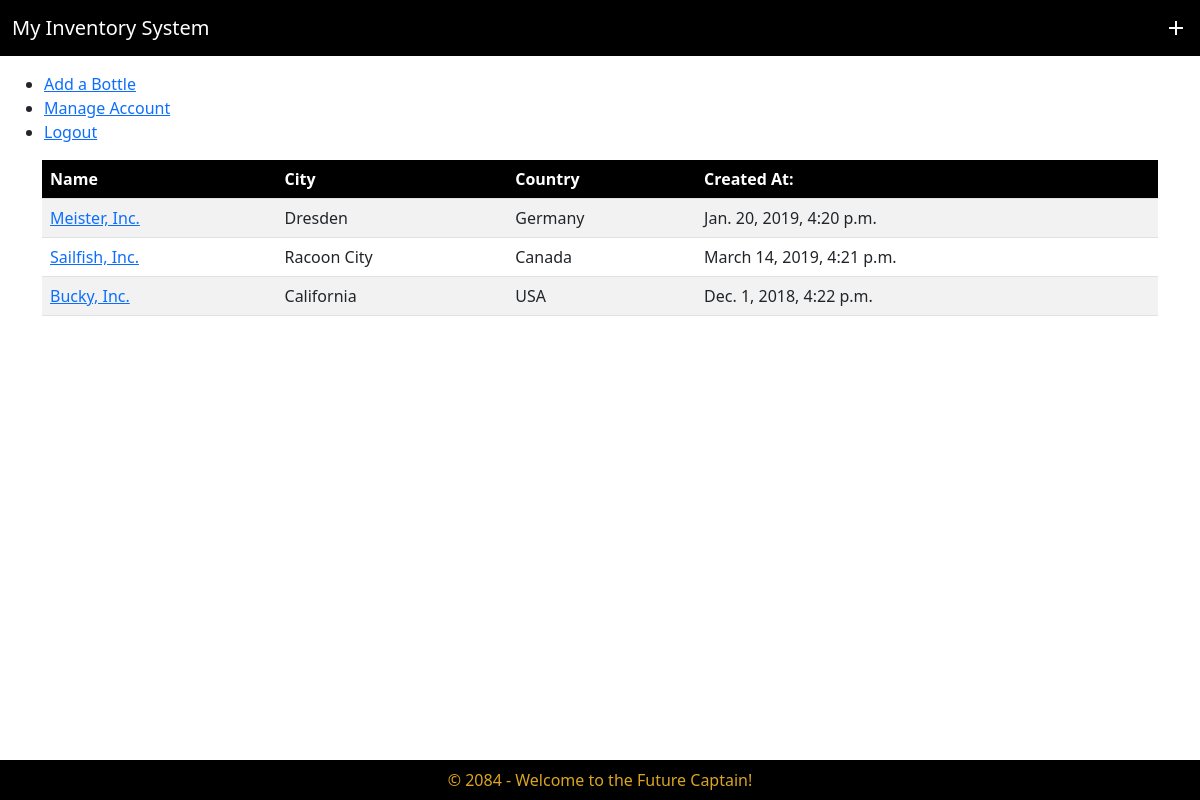
The page /view_supplier/5/ on the database its author committed.
### Myinventoryapp/models.py (models this page shows, shortened)
class Supplier(models.Model):
    Name = models.CharField(max_length=300)
    City = models.CharField(max_length=300)
    Country = models.CharField(max_length=300)
    CreatedAt = models.DateTimeField(blank=True, null=True)
    objects = models.Manager()

### Myinventoryapp/views.py (the view)
# urls.py: path('view_supplier/<int:pk>/', views.view_supplier, name='view_supplier'),
def view_supplier(request, pk):
    sObjects= Supplier.objects.all()
    v = get_object_or_404(Account, pk=pk)
    return render(request, 'Myinventoryapp/view_supplier.html', {'suppliers':sObjects, 'v':v})

### Myinventoryapp/templates/Myinventoryapp/view_supplier.html
{% extends 'Myinventoryapp/base.html' %}
{% load static %}
{% block sidemenu %}
<div class="col-2 justify-content-left mr-0">
    <ul class="flex-column pl-5">
        <li>
            <a href = "{% url 'add_bottle' pk=v.pk %}">Add a Bottle</a>
          </li>
          <li>
            <a href = "{% url 'ManageAcc' pk=v.pk %}">Manage Account</a>
          </li>
          <li>
            <a href = "{% url 'SignOut' %}">Logout</a>
          </li>
    </ul>
{% endblock %}
{% block content %}
<div class="container">
    <table class="table table-striped">
        <thead style="background-color: black; color: white">
            <th scope="col">Name</th>
            <th scope="col">City</th>
            <th scope="col">Country</th>
            <th scope="col">Created At:</th>
        </thead>
        <tbody>
            {% for s in suppliers %}
            <tr>
                <td><a href="{% url 'view_bottles' pk=v.pk %}">{{ s.Name }}</a></td>
                <td>{{ s.City }}</td>
                <td>{{ s.Country }}</td>
                <td>{{ s.CreatedAt }}</td>
            </tr>
            {% endfor %}
        </tbody>
    </table>
</div>
{% endblock %}

### Myinventoryapp/templates/Myinventoryapp/base.html (shortened to what this page needs)
{% load static %}
<html>
    <head>
        <link rel="stylesheet" href="{% static '/bootstrap/css/bootstrap.min.css' %}">
        <link rel="stylesheet" href="{% static '/bootstrap/css/custom.css' %}">
    </head>
    <body>
        <nav class="navbar navbar-dark bg-custom mb-3 sticky-top" style="background-color: black;">
            <div class="container-fluid">
                <a class="navbar-brand mb-0" href="/">My Inventory System</span></a>
                <a href="/" style="color:white"><i class="material-icons">add</i></a>
            </div>
        </nav>
        <div class="container-fluid">
            <div class="row">
                {% block sidemenu %}
                {% endblock %}
            </div>
        </div>
        <div class="container ">
            <div class="row">
                {% block content %}
                {% endblock %}
            </div>
        </div>
    </body>
    <nav class="navbar bg-custom fixed-bottom justify-content-center" style="background: black;">
        <div style="color:goldenrod;">&copy; 2084 - Welcome to the Future Captain!</div>
   </nav>
</html>

### rows shown on the page
Supplier: Name "Meister, Inc.", City "Dresden", Country "Germany", CreatedAt "Jan. 20, 2019, 4:20 p.m."
Supplier: Name "Sailfish, Inc.", City "Racoon City", Country "Canada", CreatedAt "March 14, 2019, 4:21 p.m."
Supplier: Name "Bucky, Inc.", City "California", Country "USA", CreatedAt "Dec. 1, 2018, 4:22 p.m."
